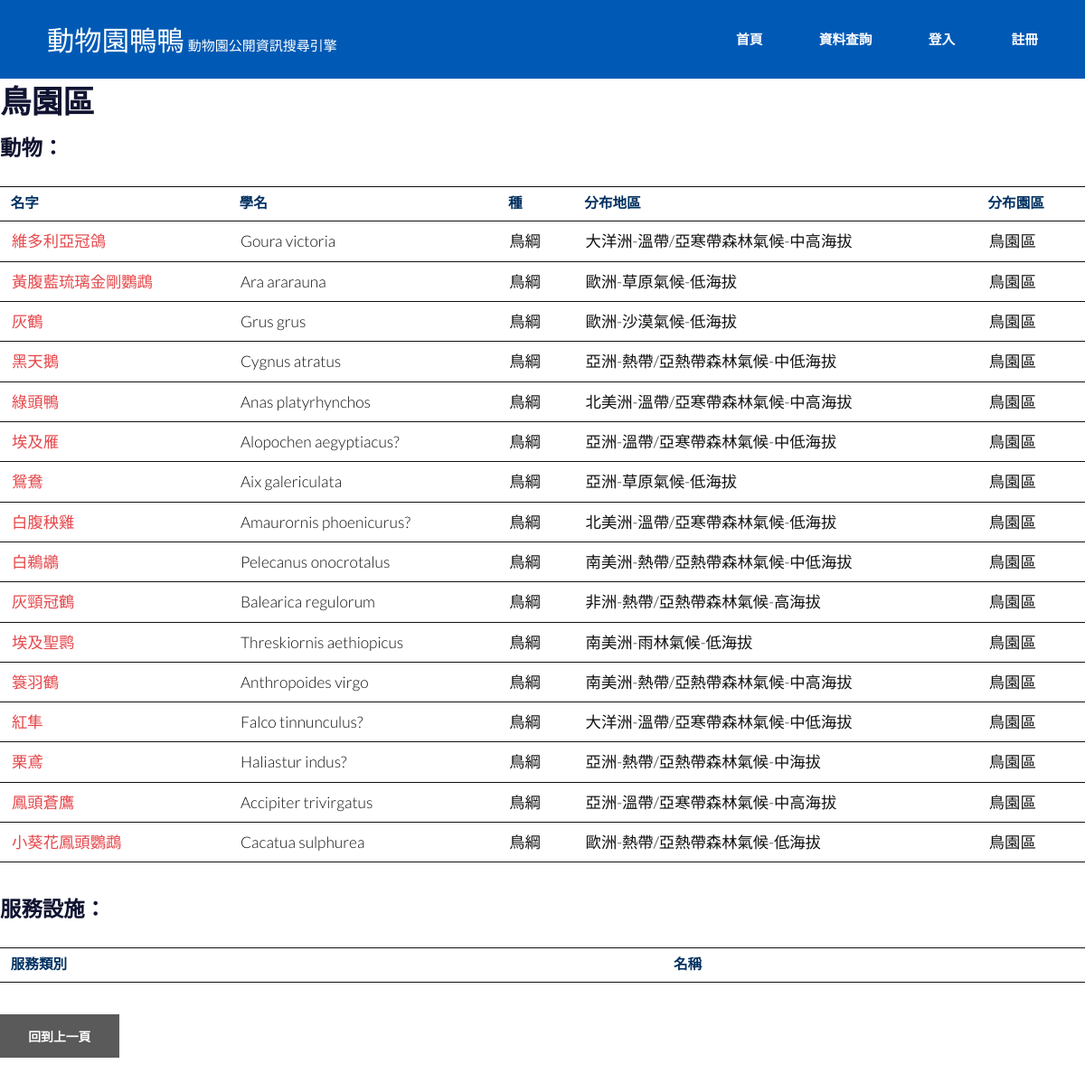
/search/area/8/, run on an earlier commit of the app's database.
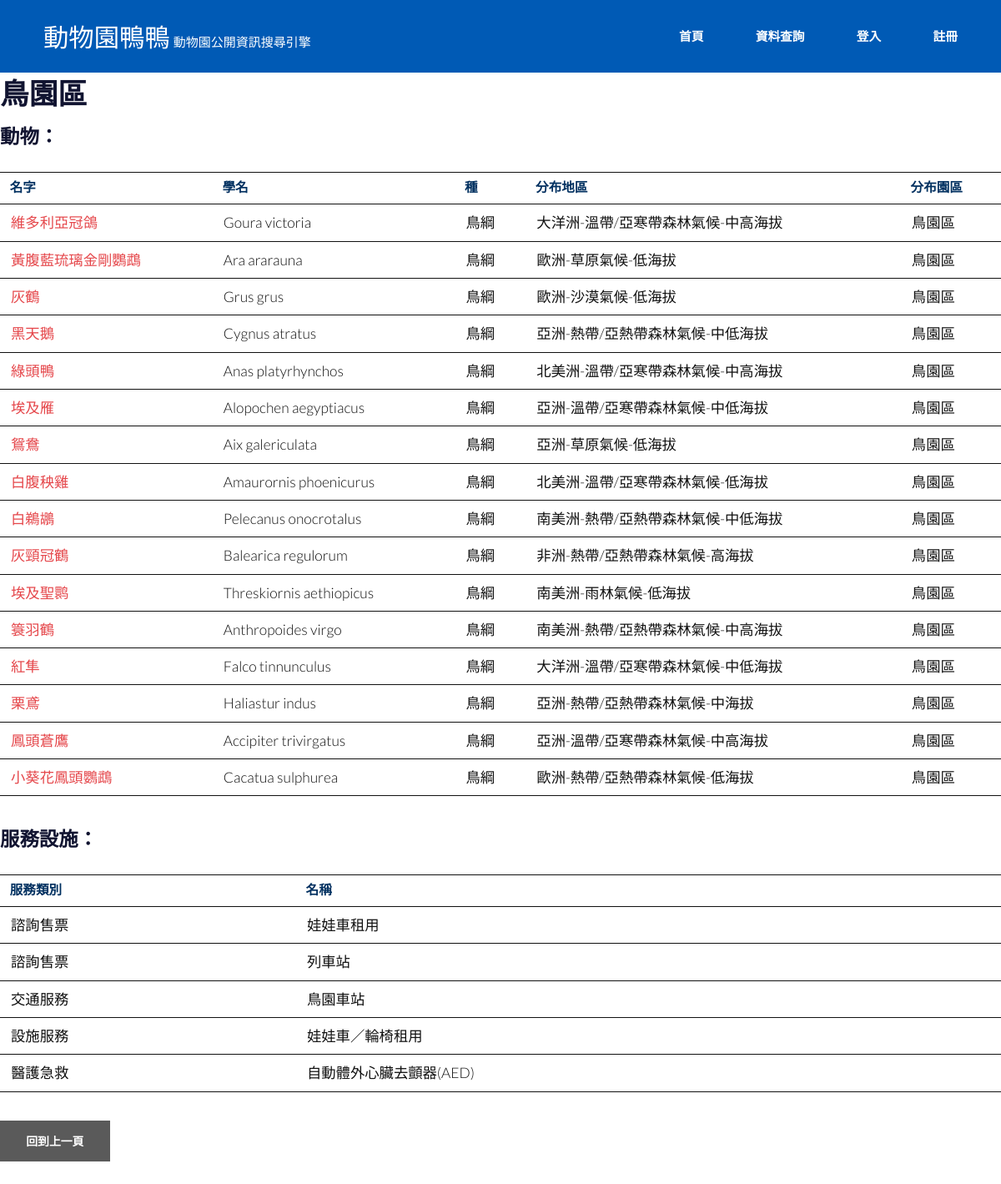
And on a later commit of the database.
### zoo_info/models.py (models this page shows)
class Area(models.Model):
    area_id = models.CharField(max_length = 30, primary_key = True)#
    position = models.CharField(max_length = 30)#
    nearby = models.CharField(max_length = 30)#
    theme = models.CharField(max_length = 30)#
    close_time = models.CharField(max_length = 30)#
    distance = models.FloatField()
    zoo_id = models.ForeignKey(Zoo, on_delete = models.CASCADE)

class Animal(models.Model):
    animal_id = models.IntegerField(primary_key = True)
    scientific_id = models.CharField(max_length = 30)
    animal_name = models.CharField(max_length = 30)
    category = models.CharField(max_length = 30)
    conservation = models.CharField(max_length = 30)
    h_id = models.ForeignKey(Habitat, on_delete = models.CASCADE)
    area_id = models.ForeignKey(Area, on_delete = models.CASCADE)

class Habitat(models.Model):
    H_id = models.CharField(max_length = 30, primary_key = True)
    weather = models.CharField(max_length = 30)
    continent = models.CharField(max_length = 30)
    terrian = models.CharField(max_length = 30)

class Facility(models.Model):
    zoo_id = models.ForeignKey(Zoo, on_delete = models.CASCADE)
    type = models.CharField(max_length = 30)
    name = models.CharField(max_length = 30)
    area_id = models.ForeignKey(Area, on_delete = models.CASCADE)

### zoo_info/views.py (the view)
# urls.py: path('search/area/<int:area_id>/', area_info),
def area_info(request, area_id):
    area = Area.objects.get(area_id = area_id)
    animal_info = Animal.objects.filter(area_id = area)
    facilities = Facility.objects.filter(area_id = area)
    return render(request, 'zoo_info/search_by/area_info.html', locals())

### templates/zoo_info/search_by/area_info.html
{% extends 'base.html' %}
{% block content %}
    <div>
        <H1>{{area.theme}}</H1>
    </div>
    <div>
        <h3>動物：</h3>
        <table>
            <tr>
                <th>名字</th>
                <th>學名</th>
                <th>種</th>
                <th>分布地區</th>
                <th>分布園區</th>
            </tr>
            {% for animal in animal_info%}
                <tr>
                    <td><a href = "/search/animal/{{animal.animal_id}}/">{{animal.animal_name}}</a></td>
                    <td>{{animal.scientific_id}}</td>
                    <td>{{animal.category}}</td>
                    <td>{{animal.h_id.continent}}-{{animal.h_id.weather}}-{{animal.h_id.terrian}}</td>
                    <td>{{animal.area_id.theme}}</td>
                </tr>
            {% endfor %}
        </table>
        <h3>服務設施：</h3>
        <table>
            <tr>
                <th>服務類別</th>
                <th>名稱</th>
            </tr>
            {% for facility in area.facility_set.all %}
            <tr>
                <td>{{facility.type}}</td>
                <td>{{facility.name}}</td>
            </tr>
            {% endfor %}
        </table>
        <form action="../">
            <input type ="button" onclick="history.back()" value="回到上一頁"></input>
        </form>
    </div>
{% endblock %}

### templates/base.html (shortened to what this page needs)
<!DOCTYPE html>
{%load static%}
<head>
    <link rel= stylesheet type="text/css" href="{%static "css/main.css"%}">
</head>
<body>
        <header id="header">
            <div class="inner">
                <a href="/" class="logo">動物園鴨鴨<span style="font-size:15px;">  動物園公開資訊搜尋引擎</span></a>
                <nav id="nav">
                    <a href="/">首頁</a>
                    <a href="/search/">資料查詢</a>
                    {% if request.user.is_authenticated %}
                        <!--
                        {% if request.user.is_superuser %}
                            <a href="./game_status/">遊戲狀態</a>
                            <a href="./search_userdata/">銀行存提款</a>
                        {% endif %}
                        -->
                        <a href="./personal_data/">個人資產</a>
                        <a href="../accounts/logout/">登出</a>
                    {% else %}
                        <a href="/accounts/login/">登入</a>
                        <a href="/accounts/register/">註冊</a>
                    {% endif %}
                </nav>
            </div>
        </header>
        {% block content %}
        {% endblock %}
</body>

### static/css/main.css (style rules this page uses)
html, body, div, span, applet, object, iframe, h1, h2, h3, h4, h5, h6, p, blockquote, pre, a, abbr, acronym, address, big, cite, code, del, dfn, em, img, ins, kbd, q, s, samp, small, strike, strong, sub, sup, tt, var, b, u, i, center, dl, dt, dd, ol, ul, li, fieldset, form, label, legend, table, caption, tbody, tfoot, thead, tr, th, td, article, aside, canvas, details, embed, figure, figcaption, footer, header, hgroup, menu, nav, output, ruby, section, summary, time, mark, audio, video { margin: 0; padding: 0; border: 0; font-size: 100%; font: inherit; vertical-align: baseline; }
article, aside, details, figcaption, figure, footer, header, hgroup, menu, nav, section { display: block; }
body { line-height: 1; }
table { border-collapse: collapse; border-spacing: 0; }
body { -webkit-text-size-adjust: none; }
*, *:before, *:after { -moz-box-sizing: border-box; -webkit-box-sizing: border-box; box-sizing: border-box; }
body { -ms-overflow-style: scrollbar; }
body { background: #fff; }
body { background-color: #fff; color: #111111; }
body, input, select, textarea { font-family: "Lato", sans-serif; font-size: 20pt; font-weight: 300; line-height: 1; }
@media screen and (max-width: 1680px) { body, input, select, textarea { font-size: 13pt; } }
@media screen and (max-width: 1280px) { body, input, select, textarea { font-size: 13pt; } }
a { -moz-transition: color 0.2s ease-in-out; -webkit-transition: color 0.2s ease-in-out; -ms-transition: color 0.2s ease-in-out; transition: color 0.2s ease-in-out; text-decoration: none; }
h1, h2, h3, h4, h5, h6 { font-weight: 700; line-height: 1.5; margin: 0 0 1em 0; text-transform: uppercase; }
h1 { font-size: 2em; margin: 0 0 0.25em 0; }
h3 { font-size: 1.35em; }
input, select, textarea { color: #e5474b; }
a { color: #e5474b; }
h1, h2, h3, h4, h5, h6 { font-family: 'MingLiU'; color: #111431; }
input[type="submit"], input[type="reset"], input[type="button"], button, .button { -moz-appearance: none; -webkit-appearance: none; -ms-appearance: none; appearance: none; -moz-transition: background-color 0.2s ease-in-out, color 0.2s ease-in-out; -webkit-transition: background-color 0.2s ease-in-out, color 0.2s ease-in-out; -ms-transition: background-color 0.2s ease-in-out, color 0.2s ease-in-out; transition: background-color 0.2s ease-in-out, color 0.2s ease-in-out; border-radius: 0; border: 0; cursor: pointer; display: inline-block; font-size: .8em; font-weight: 700; height: 3.5em; line-height: 3.65em; padding: 0 2.25em; text-align: center; text-decoration: none; text-transform: uppercase; white-space: nowrap; }
input[type="submit"], input[type="reset"], input[type="button"], button, .button { background-color: #5a5a5a; color: #ffffff !important; }
form { margin: 0 0 2em 0; }
table { margin: 0 0 2em 0; width: 100%; }
table tbody tr { border: solid 1px; border-left: 0; border-right: 0; }
table td { padding: 0.75em 0.75em; }
table th { font-size: 0.9em; font-weight: 700; padding: 0.65em 0.75em 0.75em 0.75em; text-align: left; }
table tbody tr { border-color: 'black'; }
table tbody tr:nth-child(2n + 1) { background-color: none; }
table th { color: #003060; }
body { position: relative; padding-top: 5em; }
#header { background:#005AB5; color: #d5d5d5; cursor: default; height: 5em; left: 0; line-height: 5em; position: fixed; text-align: right; top: 0; width: 100%; z-index: 10001; }
#header .inner { max-width: 65em; width: calc(100% - 6em); margin: 0 auto; position: relative; }
#header .logo { font-family: 'Pacifico', 'Microsoft JhengHei'; display: inline-block; height: inherit; left: 0; line-height: inherit; margin: 0; padding: 0; position: absolute; top: 0; color: w; font-size: 1.75em; text-transform: none; font-weight: normal; padding: 0; }
#header a { -moz-transition: color 0.2s ease-in-out; -webkit-transition: color 0.2s ease-in-out; -ms-transition: color 0.2s ease-in-out; transition: color 0.2s ease-in-out; display: inline-block; padding: 0 2em; color: #ffffff; text-decoration: none; text-transform: uppercase; font-weight: 700; font-size: .85em; }
#header a:last-child { padding-right: 0em; }
#nav { display: inline-block; }

What changed in the data, as far as the page shows it:
changed Animal "埃及雁": scientific_id "Alopochen aegyptiacus?" → "Alopochen aegyptiacus"
changed Animal "白腹秧雞": scientific_id "Amaurornis phoenicurus?" → "Amaurornis phoenicurus"
changed Animal "紅隼": scientific_id "Falco tinnunculus?" → "Falco tinnunculus"
changed Animal "栗鳶": scientific_id "Haliastur indus?" → "Haliastur indus"
added Facility: type "諮詢售票", name "娃娃車租用"
added Facility: type "諮詢售票", name "列車站"
added Facility: type "交通服務", name "鳥園車站"
added Facility: type "設施服務", name "娃娃車／輪椅租用"
added Facility: type "醫護急救", name "自動體外心臟去顫器(AED)"
